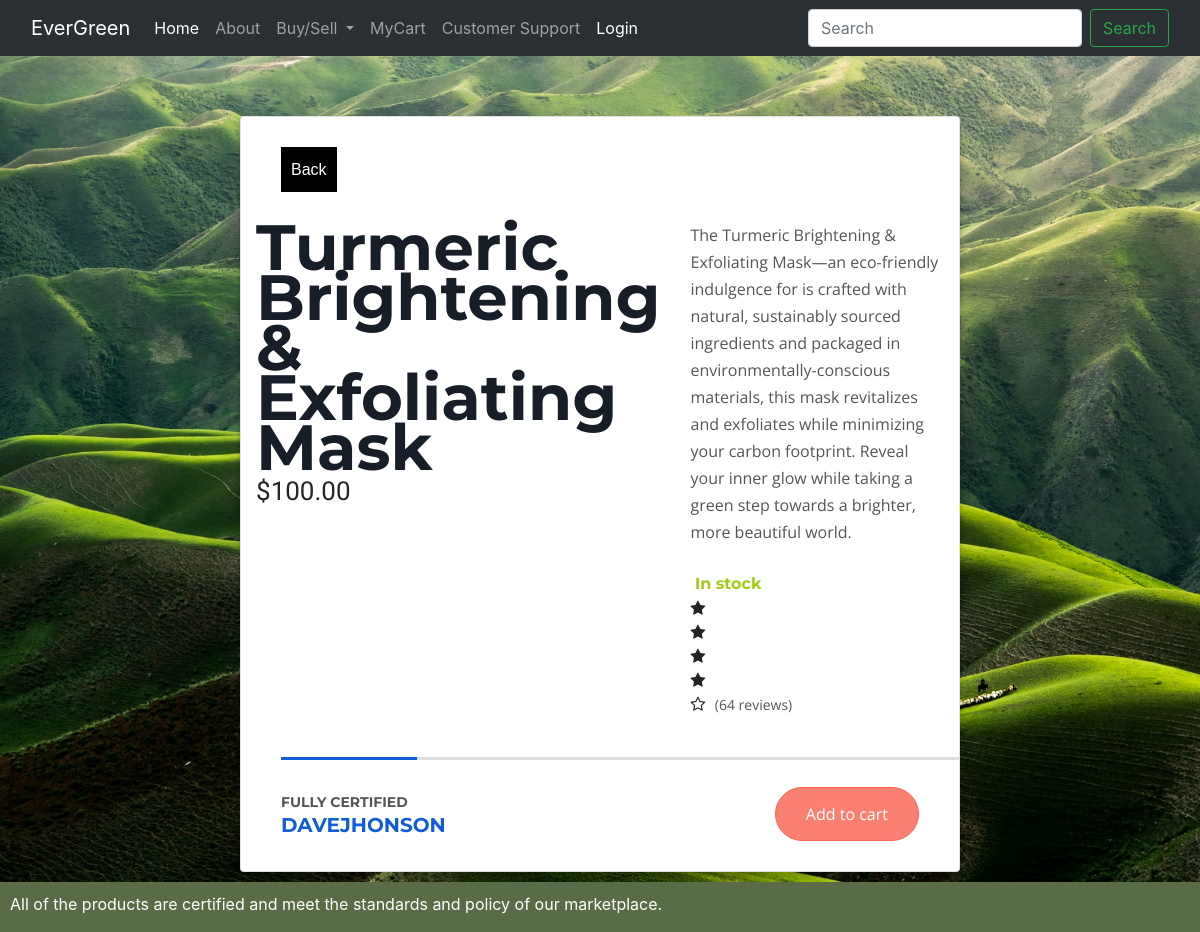
/product/5, run on the app's committed database.
### product/models.py (models this page shows, shortened)
class Product(models.Model):
  product_name = models.CharField(max_length=200)
  category = models.ForeignKey(Category , on_delete=models.CASCADE ,  null=True)
  seller = models.ForeignKey(User , on_delete= models.CASCADE)
  product_description = models.TextField(null=True)
  price = models.DecimalField(max_digits=10000 , decimal_places=2)
  product_image = models.ImageField(null = True)
  verification_doc = models.ImageField(null = True)
  is_approved = models.BooleanField(default=False)
  listed_at = models.DateField(auto_now_add=True)
  image_link = models.CharField(max_length=1000 , null=True)

### pages/views.py (the view)
# urls.py: path('product/<int:id>' , product_view , name='product'),
def product_view(request , id):
  obj = Product.objects.get(pk=id)
  content = {
    'obj': obj
  }
  return render(request , 'product.html' , content)

### templates/product.html (shortened to what this page needs)
{% extends 'base.html'%}
{% load static %}
{% block content %}
<link rel="stylesheet" href="{% static 'product.css'%}">
<main>
  <div class="card">
    <div class="card__title">
      <div class="icon">
        <a href="{% url 'home'%}">Back</a>{% csrf_token %}
      </div>
    </div>
    <div class="card__body">
      <div class="half">
        <div class="featured_text">
          <h1>{{obj.product_name}}</h1>
          <p class="price">${{obj.price}}</p>
        </div>
        <div class="image">
        </div>
      </div>
      <div class="half">
        <div class="description">
          <p>{{obj.product_description}}</p>
        </div>
        <span class="stock"> In stock</span>
        <div class="reviews">
          <ul class="stars">
            <li><i class="fa fa-star"></i></li>
            <li><i class="fa fa-star"></i></li>
            <li><i class="fa fa-star"></i></li>
            <li><i class="fa fa-star"></i></li>
            <li><i class="fa fa-star-o"></i></li>
          </ul>
          <span>(64 reviews)</span>
        </div>
      </div>
    </div>
    <div class="card__footer">
      <div class="recommend">
        <p>Fully Certified</p>
        <h3>{{obj.seller.username}}</h3>
      </div>
      <form method="post" action="{% url 'cart' obj.pk %}">{% csrf_token %}
        <div class="action">
          <button type="submit" style="float: right;" onclick="{additem()}">Add to cart</button>
        </div>
      </form>
    </div>
  </div>
</main>
</body>
{% endblock %}

### static/style.css (style rules this page uses)
body { background-image: url('./bg1.jpg'); background-size: cover; }

### static/product.css (style rules this page uses)
main { max-width: 720px; margin: 5% auto; }
.card { box-shadow: 0 6px 6px rgba(0, 0, 0, 0.3); transition: 200ms; background: #fff; }
.card__title { display: flex; align-items: center; padding: 30px 40px; }
.card__title .icon { flex-basis:auto; flex-grow:auto; flex-shrink:auto; background:black ; color:#fff ; padding :10px ; transition :200ms ; }
.card__title .icon > a { color:#fff ; font-style: normal; font-family: sans-serif; text-decoration: none; }
.card__body { padding :0px ; display:flex ; flex-flow :row nowrap ; margin-bottom :25px ; }
.card__body > .half { box-sizing:border-box ; padding :0px 15px ; flex-basis:auto; flex-grow:auto; flex-shrink:auto; }
.card__body .featured_text h1 { margin :0px ; padding:0px ; font-weight:bold ; font-family:"Montserrat", sans-serif; font-size: 64px ; line-height:50px ; color:#181e28 ; }
.card__body .featured_text p { margin:0px ; padding :0px ; }
.card__body .featured_text p.price { font-family:"Fjalla One", sans-serif; color:#252525 ; font-size:26px ; }
.card__body .image { padding-top :15px ; width :100% ; }
.card__body .description { margin-bottom :25px; }
.card__body .description p { margin :0; font-family:"Open Sans", sans-serif; font-weight:normal ; line-height:27px; font-size:16px ; color:#555; }
span.stock { font-family:"Montserrat", sans-serif; font-weight:bold ; color:#a1cc16; }
.reviews .stars { display:inline-block ; list-style:none ; padding :0 ; }
.reviews > span { font-family:"Open Sans", sans-serif; font-size:14px ; margin-left :5px ; color:#555; }
.card__footer { padding :30px 40px ; display:flex ; flex-flow:row nowrap ; align-items:center ; position:relative ; justify-content: space-between; }
.card__footer::before { content:"" ; position:absolute ; display:block ; top:0; left:40px; width:calc(100% - 40px); height:3px; background:#115dd8; background:linear-gradient(to right, #115dd8 0%, #115dd8 20%, #ddd 20%, #ddd 100%); }
.card__footer .recommend { flex-basis:auto; flex-grow:auto; flex-shrink:auto; }
.card__footer .recommend p { margin :0; font-family:"Montserrat", sans-serif; text-transform:uppercase ; font-weight:bold ; font-size:14px ; color:#555; }
.card__footer .recommend h3 { margin :0 ; font-size:20px ; font-family:"Montserrat", sans-serif; font-weight:bold ; text-transform:uppercase ; color:#115dd8; }
.card__footer .action button { cursor:pointer; border:1px solid #f86555; padding :14px 30px ; border-radius :200px; color:#fff; background: #FA8072; font-family:"Open Sans", sans-serif; font-size:16px ; transition :200ms; }

### templates/base.html (style rules this page uses)
body { min-height: 100vh; display: flex; flex-direction: column; }

### data on the page
Product: product_name "Turmeric Brightening & Exfoliating Mask", price "100.00", product_description "The Turmeric Brightening & Exfoliating Mask—an eco-friendly indulgence for is crafted with natural, sustainably sourced ingredients and packaged in environmentally-conscious materials, this mask revitalizes and exfoliates while minimizing your carbon footprint. Reveal your inner glow while taking a green step towards a brighter, more beautiful world.", seller.username "DAVEJHONSON"
